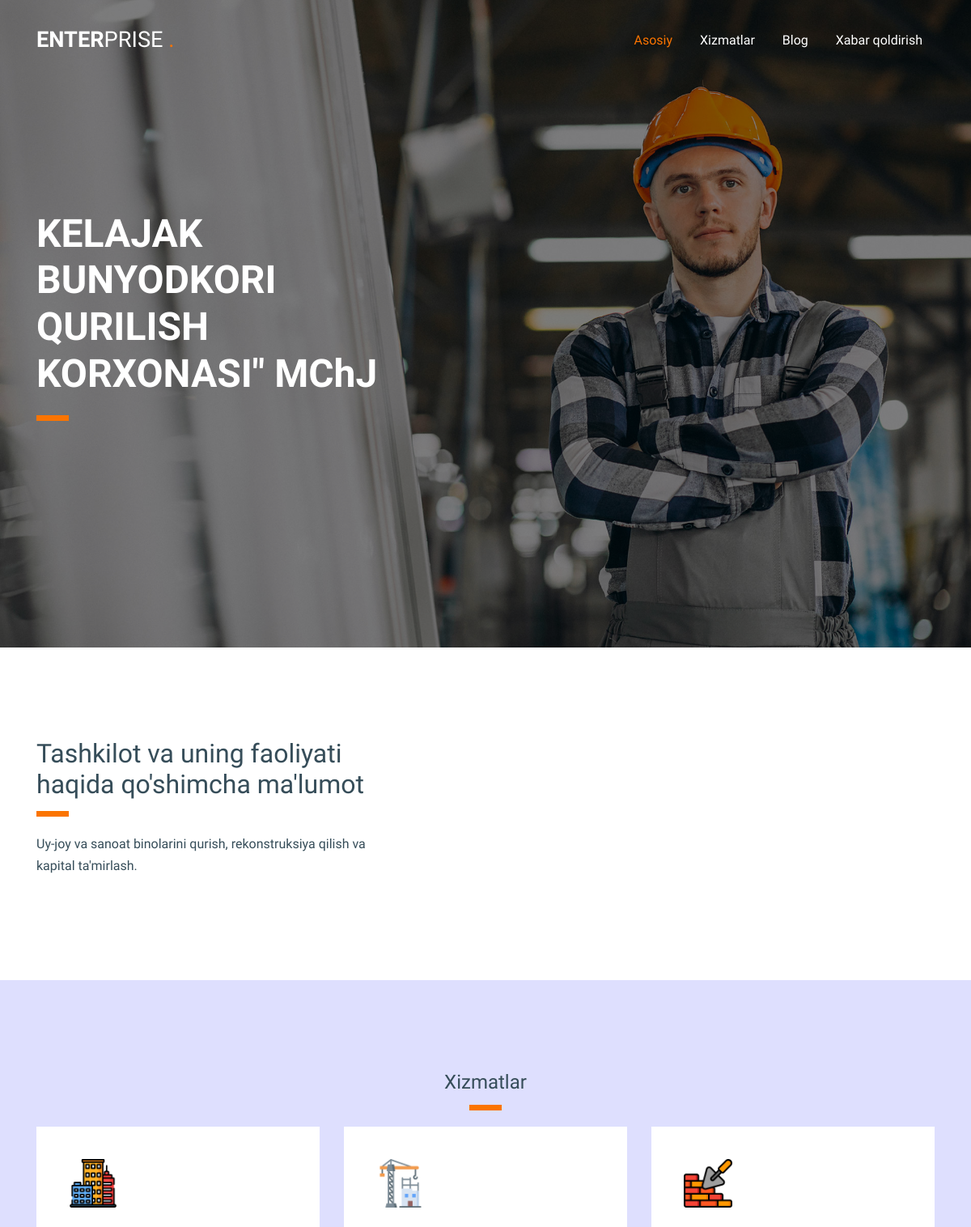
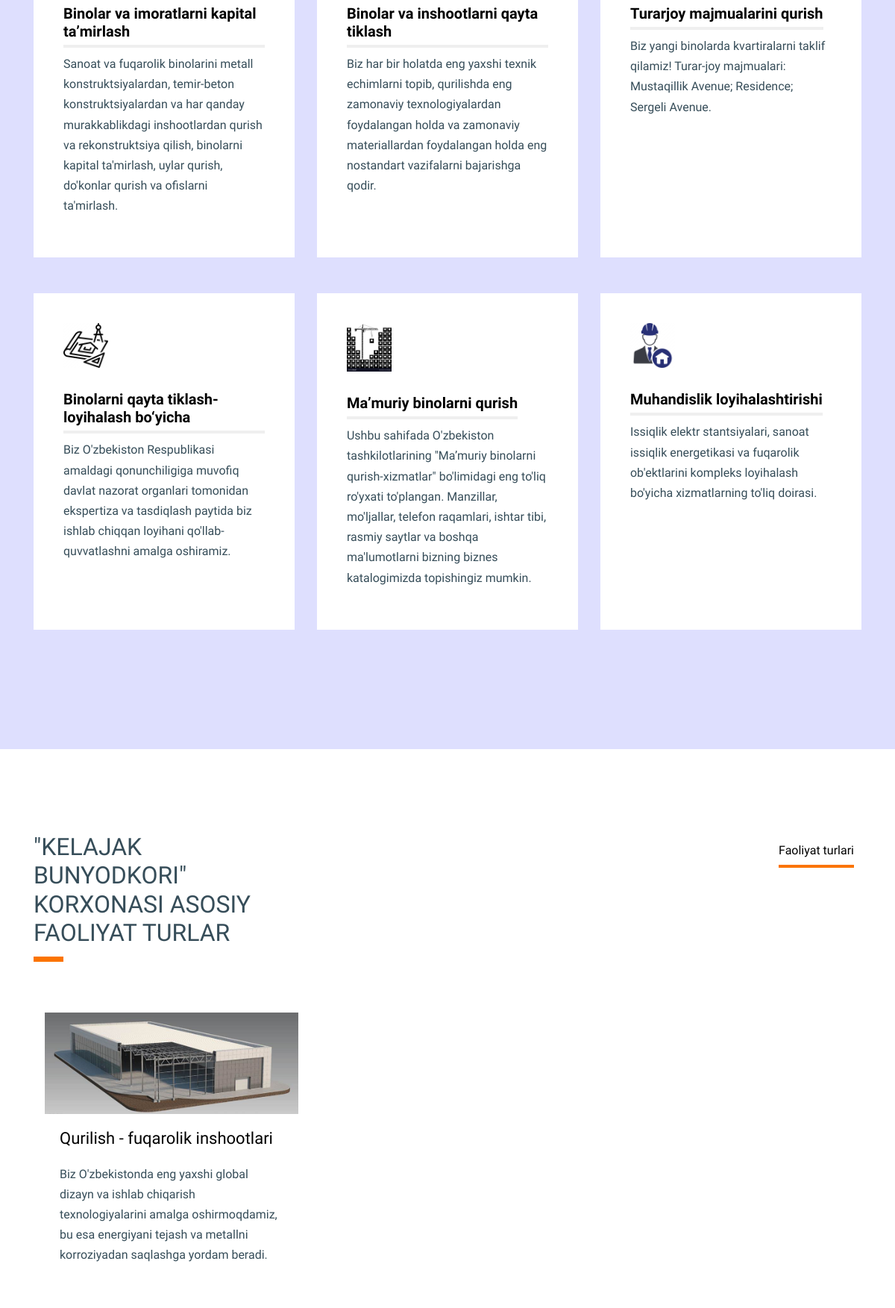
The page / (upper part) on the database its author committed (2 pictures, top to bottom).
### build/models.py (models this page shows, shortened)
class Service(models.Model):
    icon = models.ImageField(upload_to='images')
    title = models.CharField(max_length=255)
    body = models.TextField()

class Activitie(models.Model):
    image =models.ImageField(upload_to='images')
    title =models.CharField(max_length=255)
    body =models.TextField()

### build/views.py (the view)
# urls.py: path('', views.index, name='index'),
def index(request):
    services =models.Service.objects.all()
    activities = models.Activitie.objects.all()
    ourblogs =models.Ourblog.objects.all()
    contacts = models.Contact.objects.all()
    context = {
        'services' :services,
        'activities' : activities,
        'ourblogs' : ourblogs,
        'contacts' : contacts
    }
    return render(request, 'index.html', context)

### templates/index.html (shortened to what this page needs)
{% load static %}
<!doctype html>
<html lang="en">
  <head>
    <link rel="stylesheet" href="/static/fonts/icomoon/style.css">
    <link rel="stylesheet" href="/static/css/bootstrap.min.css">
    <link rel="stylesheet" href="/static/css/bootstrap-datepicker.css">
    <link rel="stylesheet" href="/static/css/jquery.fancybox.min.css">
    <link rel="stylesheet" href="/static/css/owl.carousel.min.css">
    <link rel="stylesheet" href="/static/css/owl.theme.default.min.css">
    <link rel="stylesheet" href="/static/fonts/flaticon/font/flaticon.css">
    <link rel="stylesheet" href="/static/css/aos.css">
    <link rel="stylesheet" href="/static/css/style.css">
  </head>
  <body data-spy="scroll" data-target=".site-navbar-target" data-offset="300">
    <div class="site-wrap" id="home-section">
      <header class="site-navbar site-navbar-target" role="banner">
        <div class="container">
          <div class="row align-items-center position-relative">
            <div class="col-3 ">
              <div class="site-logo">
                <a href="{% url 'index' %}"><strong>Enter</strong>prise <span class="text-primary">.</span> </a>
              </div>
            </div>
            <div class="col-9  text-right">
              <nav class="site-navigation text-right ml-auto d-none d-lg-block" role="navigation">
                <ul class="site-menu main-menu js-clone-nav ml-auto ">
                  <li class="active"><a href="{% url 'index' %}" class="nav-link">Asosiy</a></li>
                  <li><a href="{% url 'services' %}" class="nav-link">Xizmatlar</a></li>
                  <li><a href="{% url 'ourblogs' %}" class="nav-link">Blog</a></li>
                  <li><a href="{% url 'contacts' %}" class="nav-link">Xabar qoldirish</a></li>
                </ul>
              </nav>
            </div>
          </div>
        </div>
      </header>
      <div class="ftco-blocks-cover-1">
      <div class="ftco-cover-1 overlay" style="background-image: url('/static/images/hero_1.jpg')">
        <div class="container">
          <div class="row align-items-center">
            <div class="col-lg-5">
              <h1 class="line-bottom">KELAJAK BUNYODKORI QURILISH KORXONASI" MChJ</h1>
            </div>
          </div>
        </div>
      </div>
    </div>
    <div class="site-section">
      <div class="container">
        <div class="row">
          <div class="col-md-5 pr-md-5 mr-auto">
            <h2 class="line-bottom">Tashkilot va uning faoliyati haqida qo'shimcha ma'lumot</h2>
            <p>Uy-joy va sanoat binolarini qurish, rekonstruksiya qilish va kapital ta'mirlash.</p>
          </div>
        </div>
      </div>
    </div>
    <div class="site-section" style="background-color: #dedffe;">
      <h4 class="line-bottom text-center">Xizmatlar</h4>
      <div class="container">
        <div class="row align-items-stretch">
          {% for service in services  %}
          <div class="col-md-6 mb-5 mb-lg-5 col-lg-4">
            <div class="service-2 h-100">
              <div class="svg">
                <img src="{{ service.icon.url }}" alt="Image" class="">
              </div>
              <div class="post-entry-1 h-100">
              <h3 ><span>{{ service.title }}</span></h3>
              <p>{{ service.body}}</p>
            </div>
            </div>
          </div>
          {% endfor %}
        </div>
      </div>
    </div>
    <div class="site-section">
      <div class="container">
        <div class="row mb-5">
          <div class="col-md-4 mr-auto">
            <h2 class="line-bottom">"KELAJAK BUNYODKORI" KORXONASI ASOSIY FAOLIYAT TURLAR</h2>
          </div>
          <div class="col-md-8 text-right">
            <nav class="custom-tab nav" role="tablist"  class="nav nav-tabs" id="nav-tab" role="tablist">
              <a href="#nav-one" class="nav-item nav-link active" data-toggle="tab" role="tab"  aria-controls="nav-one" aria-selected="true">Faoliyat turlari</a>
            </nav>
          </div>
        </div>
        <div class="row">
          <div class="col-12">
            <div class="tab-content" id="nav-tabContent">
              {% for activite in activities %}
              <div class="col-lg-4 col-md-6 mb-4">
                <div class="post-entry-1 h-100">
                    <img src="{{ activite.image.url }}" alt="Image"
                     class="img-fluid">
                  <div class="post-entry-1-contents">
                    <h2><a href="{% url 'index' %}">{{activite.title}}</a></h2>
                    <p>{{activite.body}}</p>
                  </div>
                </div>
              </div>
              {% endfor %}
            </div>
          </div>
        </div>
      </div>
    </div>
    </div>
  </body>
</html>

### static/css/style.css (style rules this page uses)
html { overflow-x: hidden; }
body { line-height: 1.7; color: #364d59 !important; font-weight: 300; font-size: 1rem; }
a { -webkit-transition: .3s all ease; -o-transition: .3s all ease; transition: .3s all ease; text-decoration: none; }
h1, h2, h3, h4, h5, .h1, .h2, .h3, .h4, .h5 { font-weight: 300; color: #364d59; }
.site-section { padding: 2.5em 0; }
@media (min-width: 768px) { .site-section { padding: 5em 0; } }
.site-navbar { margin-bottom: 0px; z-index: 1999; position: absolute; top: 0; width: 100%; padding: 1rem; }
.site-navbar .site-logo { margin: 0; padding: 0; font-size: 1.7rem; text-transform: uppercase; }
.site-navbar .site-logo strong { font-weight: 900; }
.site-navbar .site-logo a { color: #fff; }
.site-navbar .site-navigation .site-menu { margin: 0; padding: 0; margin-bottom: 0; }
.site-navbar .site-navigation .site-menu .active { color: #fb7400 !important; }
.site-navbar .site-navigation .site-menu a { text-decoration: none !important; display: inline-block; }
.site-navbar .site-navigation .site-menu > li { display: inline-block; }
.site-navbar .site-navigation .site-menu > li > a { margin-left: 15px; margin-right: 15px; padding: 20px 0px; color: #fff !important; display: inline-block; text-decoration: none !important; }
.site-navbar .site-navigation .site-menu > li.active > a { color: #fb7400 !important; }
.site-mobile-menu .site-nav-wrap { padding: 0; margin: 0; list-style: none; position: relative; }
.site-mobile-menu .site-nav-wrap a { padding: 10px 20px; display: block; position: relative; color: #212529; }
.site-mobile-menu .site-nav-wrap li { position: relative; display: block; }
.site-mobile-menu .site-nav-wrap li.active > a { color: #fb7400; }
.site-mobile-menu .site-nav-wrap > li { display: block; position: relative; float: left; width: 100%; }
.site-mobile-menu .site-nav-wrap > li > a { padding-left: 20px; font-size: 20px; }
.site-section { padding: 7rem 0; }
.ftco-cover-1 { background-size: cover; background-position: center center; background-repeat: no-repeat; }
.ftco-cover-1, .ftco-cover-1 .container > .row { height: 100vh; min-height: 670px; }
.ftco-cover-1 > .container { position: relative; }
.ftco-cover-1.overlay { position: relative; }
.ftco-cover-1.overlay:before { content: ""; position: absolute; top: 0; left: 0; right: 0; bottom: 0; opacity: .5; background: #000; }
.ftco-cover-1.overlay h1 { color: #fff; font-size: 3rem; font-weight: 900; }
.ftco-cover-1.overlay h1.line-bottom { position: relative; padding-bottom: 30px; }
.ftco-cover-1.overlay h1.line-bottom:after { content: ""; background: #fb7400; position: absolute; bottom: 0; width: 40px; height: 7px; left: 0; }
.post-entry-1 .post-entry-1-contents { background: #fff; padding: 20px; }
.post-entry-1 .post-entry-1-contents h2 { font-size: 22px; margin-bottom: 20px; }
.post-entry-1 .post-entry-1-contents h2 a { color: #000; }
.service-2 { padding: 40px; background: #fff; -webkit-transition: .3s all ease; -o-transition: .3s all ease; transition: .3s all ease; }
.service-2 .svg { width: 60px; margin-bottom: 30px; }
.service-2 .svg img { max-width: 100%; }
.service-2 h3 { font-size: 20px; color: #000; font-weight: 700; position: relative; }
.service-2 h3 span { display: inline-block; position: relative; padding-bottom: 10px; }
.service-2 h3 span:after { content: ""; position: absolute; bottom: 0; left: 0; width: 100%; background-color: #efefef; height: 4px; }
.line-bottom { position: relative; padding-bottom: 20px; margin-bottom: 20px; }
.line-bottom:after { content: ""; position: absolute; width: 40px; height: 7px; left: 0; background-color: #fb7400; bottom: 0; }
.line-bottom.text-center:after { left: 50%; -webkit-transform: translateX(-50%); -ms-transform: translateX(-50%); transform: translateX(-50%); }
.custom-tab { text-align: right; display: block !important; }
.custom-tab a { display: inline-block; padding: 10px 0px; margin-left: 10px; margin-right: 10px; color: #000; position: relative; }
.custom-tab a:before { width: 100%; content: ""; position: absolute; bottom: 0; height: 4px; left: 0; background-color: #efefef; }
.custom-tab a.active:before { background-color: #fb7400; }

### rows shown on the page
Service: icon (picture), title "Binolar va imoratlarni kapital ta’mirlash", body "Sanoat va fuqarolik binolarini metall konstruktsiyalardan, temir-beton konstruktsiyalardan va har qanday murakkablikdagi inshootlardan qurish va rekonstruktsiya qilish, binolarni kapital ta'mirlash, uylar qurish, do'konlar qurish va ofislarni ta'mirlash."
Service: icon (picture), title "Binolar va inshootlarni qayta tiklash", body "Biz har bir holatda eng yaxshi texnik echimlarni topib, qurilishda eng zamonaviy texnologiyalardan foydalangan holda va zamonaviy materiallardan foydalangan holda eng nostandart vazifalarni bajarishga qodir."
Service: icon (picture), title "Turarjoy majmualarini qurish", body "Biz yangi binolarda kvartiralarni taklif qilamiz! Turar-joy majmualari: Mustaqillik Avenue; Residence; Sergeli Avenue."
Service: icon (picture), title "Binolarni qayta tiklash-loyihalash bo‘yicha", body "Biz O'zbekiston Respublikasi amaldagi qonunchiligiga muvofiq davlat nazorat organlari tomonidan ekspertiza va tasdiqlash paytida biz ishlab chiqqan loyihani qo'llab-quvvatlashni amalga oshiramiz."
Service: icon (picture), title "Ma’muriy binolarni qurish", body "Ushbu sahifada O'zbekiston tashkilotlarining \"Ma’muriy binolarni qurish-xizmatlar\" bo'limidagi eng to'liq ro'yxati to'plangan. Manzillar, mo'ljallar, telefon raqamlari, ishtar tibi, rasmiy saytlar va boshqa ma'lumotlarni bizning biznes katalogimizda topishingiz mumkin."
Service: icon (picture), title "Muhandislik loyihalashtirishi", body "Issiqlik elektr stantsiyalari, sanoat issiqlik energetikasi va fuqarolik ob'ektlarini kompleks loyihalash bo'yicha xizmatlarning to'liq doirasi."
Activitie: image (picture), title "Qurilish - fuqarolik inshootlari", body "Biz O'zbekistonda eng yaxshi global dizayn va ishlab chiqarish texnologiyalarini amalga oshirmoqdamiz, bu esa energiyani tejash va metallni korroziyadan saqlashga yordam beradi."
